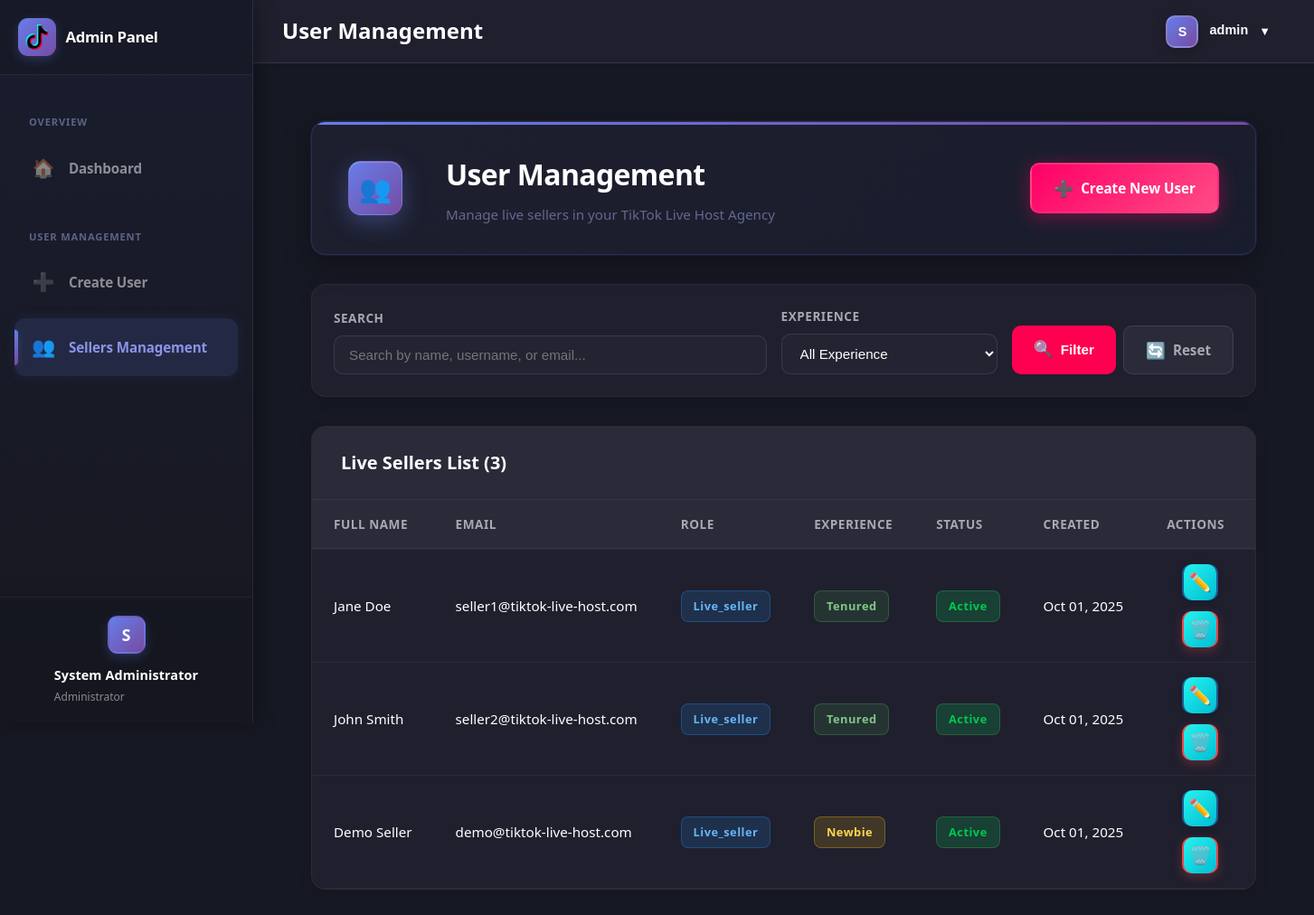
/admin/user_management.php (signed in), run on the app's committed database.
### tables this page shows
CREATE TABLE `users` (
    `id` INT NOT NULL AUTO_INCREMENT,
    `username` varchar(50) NOT NULL UNIQUE,
    `email` varchar(100) NOT NULL UNIQUE,
    `password` varchar(255) NOT NULL,
    `role` enum('admin', 'live_seller') NOT NULL DEFAULT 'live_seller',
    `full_name` varchar(100) NOT NULL,
    `profile_image` varchar(255) DEFAULT NULL,
    `experienced_status` enum('newbie', 'tenured') NOT NULL DEFAULT 'newbie',
    `status` enum('active', 'inactive', 'suspended') NOT NULL DEFAULT 'active',
    `created_at` timestamp NOT NULL DEFAULT CURRENT_TIMESTAMP,
    `updated_at` timestamp NOT NULL DEFAULT CURRENT_TIMESTAMP ON UPDATE CURRENT_TIMESTAMP,
    PRIMARY KEY (`id`),
    KEY `idx_username` (`username`),
    KEY `idx_email` (`email`),
    KEY `idx_role` (`role`),
    KEY `idx_status` (`status`)
);

### includes/functions.php (called while the page is built, shortened)
<?php
function get_logged_in_user() {
    $db = getDB();
    $stmt = $db->prepare("SELECT * FROM users WHERE id = ?");
    $stmt->execute([$_SESSION['user_id']]);
    return $stmt->fetch();
}
?>

### admin/user_management.php (the view, shortened to what this page needs)
<?php
$page_title = "User Management";
require_once __DIR__ . '/../includes/functions.php';
$db = getDB();
$search = $_GET['search'] ?? '';
$sql = "SELECT * FROM users WHERE role != 'admin'";
$params = [];
$sql .= " ORDER BY created_at DESC";
$stmt = $db->prepare($sql);
$stmt->execute($params);
$users = $stmt->fetchAll();
include __DIR__ . '/layout/header.php';
?>
<div class="user-management-container">
    <div class="page-header">
        <div class="header-content">
            <div class="header-icon">👥</div>
            <div class="header-text">
                <h1>User Management</h1>
                <p>Manage live sellers in your TikTok Live Host Agency</p>
            </div>
        </div>
        <div class="header-actions">
            <a href="users.php" class="btn btn-primary">
                <span class="btn-icon">➕</span>
                Create New User
            </a>
        </div>
    </div>
    <div class="filters-card">
        <form method="GET" class="filters-form">
            <div class="filter-group">
                <label for="search">Search</label>
                <input type="text" id="search" name="search" placeholder="Search by name, username, or email..."
                       value="<?php echo htmlspecialchars($search); ?>">
            </div>
            <div class="filter-group">
                <label for="experience">Experience</label>
                <select id="experience" name="experience">
                    <option value="">All Experience</option>
                </select>
            </div>
            <div class="filter-actions">
                <button type="submit" class="btn btn-filter">
                    <span class="btn-icon">🔍</span>
                    Filter
                </button>
                <a href="user_management.php" class="btn btn-reset">
                    <span class="btn-icon">🔄</span>
                    Reset
                </a>
            </div>
        </form>
    </div>
    <div class="users-table-card">
        <div class="table-header">
            <h3>Live Sellers List (<?php echo count($users); ?>)</h3>
        </div>
        <div class="table-responsive">
            <table class="users-table">
                <thead>
                    <tr>
                        <th>Full Name</th>
                        <th>Email</th>
                        <th>Role</th>
                        <th>Experience</th>
                        <th>Status</th>
                        <th>Created</th>
                        <th>Actions</th>
                    </tr>
                </thead>
                <tbody>
                    <?php if (empty($users)): ?>
                        <tr>
                            <td colspan="7" class="no-data">
                                <div class="no-data-content">
                                    <span class="no-data-icon">📭</span>
                                    <p>No users found</p>
                                </div>
                            </td>
                        </tr>
                    <?php else: ?>
                        <?php foreach ($users as $user): ?>
                            <tr>
                                <td><?php echo htmlspecialchars($user['full_name']); ?></td>
                                <td><?php echo htmlspecialchars($user['email']); ?></td>
                                <td>
                                    <span class="badge badge-<?php echo $user['role']; ?>">
                                        <?php echo ucfirst($user['role']); ?>
                                    </span>
                                </td>
                                <td>
                                    <span class="badge badge-<?php echo $user['experienced_status']; ?>">
                                        <?php echo ucfirst($user['experienced_status']); ?>
                                    </span>
                                </td>
                                <td>
                                    <span class="status-badge status-<?php echo $user['status']; ?>">
                                        <?php echo ucfirst($user['status']); ?>
                                    </span>
                                </td>
                                <td><?php echo date('M d, Y', strtotime($user['created_at'])); ?></td>
                                <td>
                                    <div class="action-buttons">
                                        <a href="Update_user.php?id=<?php echo $user['id']; ?>" class="btn-action btn-edit" data-tooltip="Edit User">
                                            <span class="action-icon">✏️</span>
                                        </a>
                                        <?php if ($user['id'] !== $_SESSION['user_id']): ?>
                                            <button class="btn-action btn-delete" data-tooltip="Delete User" onclick="confirmDelete(<?php echo $user['id']; ?>, '<?php echo htmlspecialchars($user['full_name']); ?>')">
                                                <span class="action-icon">🗑️</span>
                                            </button>
                                        <?php endif; ?>
                                    </div>
                                </td>
                            </tr>
                        <?php endforeach; ?>
                    <?php endif; ?>
                </tbody>
            </table>
        </div>
    </div>
</div>
<?php include __DIR__ . '/layout/footer.php'; ?>

### admin/layout/header.php (shortened to what this page needs)
<?php
$current_user = get_logged_in_user();
?>
<!DOCTYPE html>
<html lang="en">
<head>
    <link rel="stylesheet" href="../assets/css/style.css?v=<?php echo time(); ?>">
    <link rel="stylesheet" href="../assets/css/admin.css?v=<?php echo time(); ?>">
    <link rel="stylesheet" href="../assets/css/user-management.css?v=<?php echo time(); ?>">
</head>
<body class="admin-layout">
    <aside class="sidebar">
        <div class="sidebar-header">
            <div class="logo">
                <div class="logo-icon">
                    <img src="../tik-tok.png" alt="TikTok" style="width: 28px; height: 28px; object-fit: contain;">
                </div>
                <span>Admin Panel</span>
            </div>
        </div>
        <nav class="sidebar-nav">
            <ul class="nav-menu">
                <li class="nav-section-title">Overview</li>
                <li class="nav-item">
                    <a href="dashboard.php" class="nav-link <?php echo basename($_SERVER['PHP_SELF']) === 'dashboard.php' ? 'active' : ''; ?>">
                        <span class="nav-icon">🏠</span>
                        <span class="nav-text">Dashboard</span>
                    </a>
                </li>
                <li class="nav-section-title">User Management</li>
                <li class="nav-item">
                    <a href="users.php" class="nav-link <?php echo basename($_SERVER['PHP_SELF']) === 'users.php' ? 'active' : ''; ?>">
                        <span class="nav-icon">➕</span>
                        <span class="nav-text">Create User</span>
                    </a>
                </li>
                <li class="nav-item">
                    <a href="user_management.php" class="nav-link <?php echo basename($_SERVER['PHP_SELF']) === 'user_management.php' ? 'active' : ''; ?>">
                        <span class="nav-icon">👥</span>
                        <span class="nav-text"> Sellers Management</span>
                    </a>
                </li>
            </ul>
        </nav>
        <div class="sidebar-footer">
            <div class="user-info">
                <div class="user-avatar">
                    <?php echo strtoupper(substr($current_user['full_name'], 0, 1)); ?>
                </div>
                <div class="user-details">
                    <p class="user-name"><?php echo htmlspecialchars($current_user['full_name']); ?></p>
                    <p class="user-role">Administrator</p>
                </div>
            </div>
        </div>
    </aside>
    <main class="main-content">
        <header class="topbar">
            <div class="topbar-left">
                <h1 class="page-title"><?php echo isset($page_title) ? $page_title : 'Admin Panel'; ?></h1>
            </div>
            <div class="topbar-right">
                <div class="topbar-actions">
                    <div class="user-menu">
                        <button class="user-menu-toggle" id="userMenuToggle">
                            <div class="user-avatar">
                                <?php echo strtoupper(substr($current_user['full_name'], 0, 1)); ?>
                            </div>
                            <span class="user-name"><?php echo htmlspecialchars($current_user['username']); ?></span>
                            <span class="dropdown-arrow">▼</span>
                        </button>
                    </div>
                </div>
            </div>
        </header>
        <div class="content-wrapper">

### assets/css/style.css (style rules this page uses)
:root { --primary-color: #ff0050; --secondary-color: #25f4ee; --dark-bg: #161823; --darker-bg: #0a0a0f; --light-text: #ffffff; --gray-text: #a8a8b3; --card-bg: #1f1f2e; --gradient-primary: linear-gradient(135deg, #ff0050, #ff4081); --gradient-secondary: linear-gradient(135deg, #25f4ee, #00bcd4); --shadow-neon: 0 0 20px rgba(255, 0, 80, 0.3); --shadow-card: 0 8px 32px rgba(0, 0, 0, 0.3); }
* { margin: 0; padding: 0; box-sizing: border-box; }
body { font-family: 'Segoe UI', Tahoma, Geneva, Verdana, sans-serif; background: var(--dark-bg); color: var(--light-text); line-height: 1.6; overflow-x: hidden; }
.logo { display: flex; align-items: center; gap: 0.5rem; font-size: 1.5rem; font-weight: bold; text-decoration: none; color: var(--light-text); }
.logo-icon { width: 40px; height: 40px; background: var(--gradient-primary); border-radius: 50%; display: flex; align-items: center; justify-content: center; font-size: 1.2rem; animation: rotate 10s linear infinite; }

### admin/layout/header.php (style rules this page uses)
.admin-layout .sidebar { background: linear-gradient(180deg, #1a1d2e 0%, #16171f 100%) !important; border-right: 1px solid rgba(255, 255, 255, 0.08) !important; box-shadow: 4px 0 20px rgba(0, 0, 0, 0.3) !important; }
.admin-layout .sidebar-header { border-bottom: 1px solid rgba(255, 255, 255, 0.06) !important; background: rgba(20, 22, 32, 0.5) !important; }
.admin-layout .sidebar .logo-icon { background: linear-gradient(135deg, #667eea, #764ba2) !important; box-shadow: 0 4px 12px rgba(102, 126, 234, 0.25) !important; }
.admin-layout .sidebar-footer { border-top: 1px solid rgba(255, 255, 255, 0.06) !important; background: rgba(20, 22, 32, 0.5) !important; }
.admin-layout .sidebar-footer .user-avatar { width: 42px !important; height: 42px !important; background: linear-gradient(135deg, #667eea, #764ba2) !important; box-shadow: 0 4px 12px rgba(102, 126, 234, 0.25) !important; border: 2px solid rgba(102, 126, 234, 0.2) !important; border-radius: 11px !important; display: flex !important; align-items: center !important; justify-content: center !important; font-weight: 800 !important; color: white !important; font-size: 1.1rem !important; }
.admin-layout .user-menu-toggle .user-avatar { width: 36px !important; height: 36px !important; border-radius: 10px !important; background: linear-gradient(135deg, #667eea, #764ba2) !important; display: flex !important; align-items: center !important; justify-content: center !important; color: #ffffff !important; font-size: 0.9rem !important; font-weight: 800 !important; }
.admin-layout .nav-link { color: rgba(255, 255, 255, 0.5) !important; }
.admin-layout .nav-link.active { background: rgba(102, 126, 234, 0.15) !important; color: #8b94e7 !important; box-shadow: 0 0 15px rgba(102, 126, 234, 0.1) !important; }
.admin-layout .nav-link.active::before { background: linear-gradient(180deg, #667eea, #764ba2) !important; }
.admin-layout .nav-section-title { color: rgba(139, 148, 195, 0.6) !important; }

### data on the page
users: full_name "S", full_name "System Administrator", username "admin"
users: full_name "Jane Doe", email "seller1@tiktok-live-host.com", role "Live_seller", experienced_status "Tenured", status "Active", created_at "Oct 01, 2025"
users: full_name "John Smith", email "seller2@tiktok-live-host.com", role "Live_seller", experienced_status "Tenured", status "Active", created_at "Oct 01, 2025"
users: full_name "Demo Seller", email "demo@tiktok-live-host.com", role "Live_seller", experienced_status "Newbie", status "Active", created_at "Oct 01, 2025"

### other printed values
$page_title "User Management"
count($users) "3"
